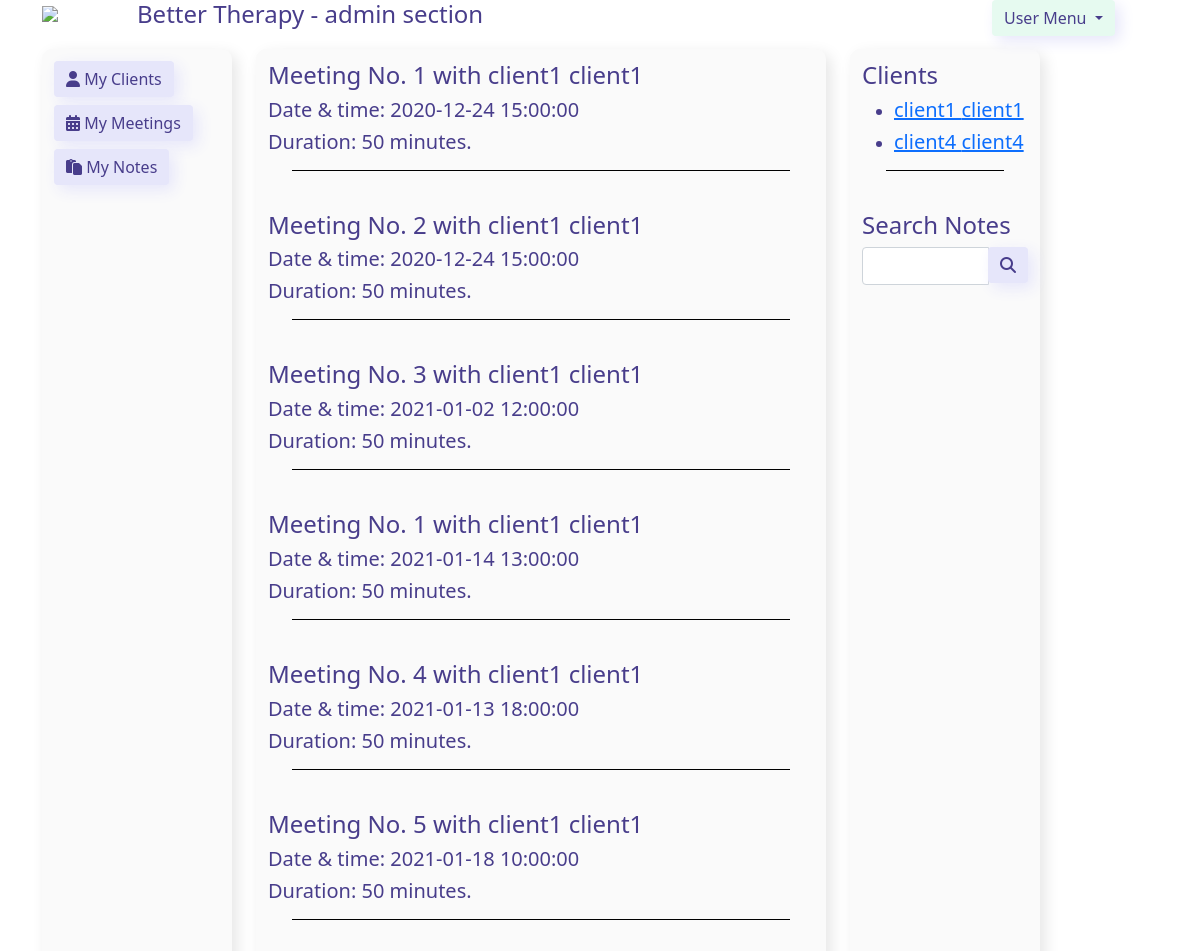
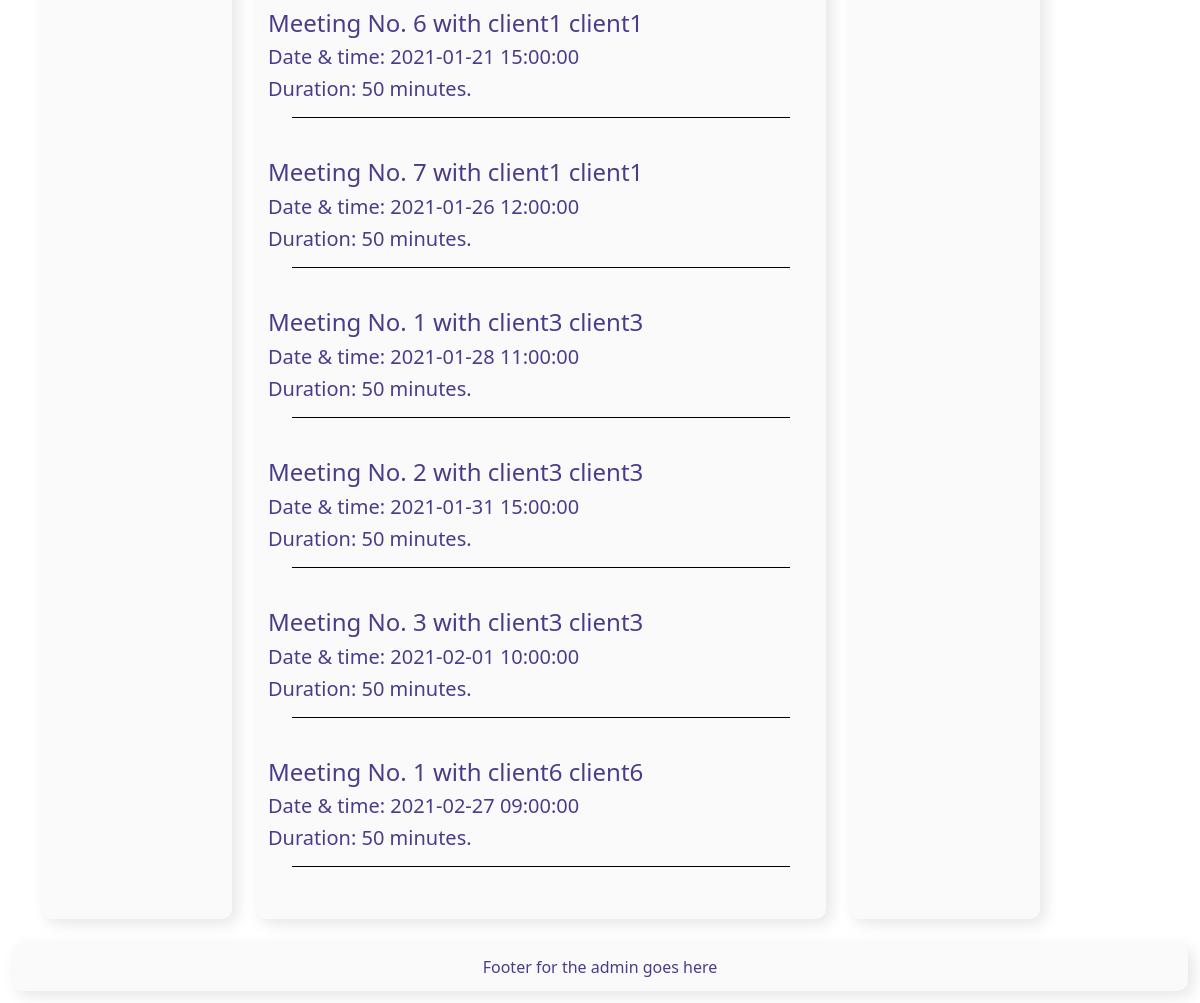
The app's page /code/admin/meetings.php with its own data (2 pictures, top to bottom).
### tables this page shows
CREATE TABLE meeting (  
    id int NOT NULL primary key AUTO_INCREMENT,
    client int DEFAULT 0,
    FOREIGN KEY (client) REFERENCES client(id) ON DELETE SET DEFAULT,
    therapist int DEFAULT 0,
    FOREIGN KEY (therapist) REFERENCES therapist(id) ON DELETE SET DEFAULT,
    clientNo int NOT NULL,
    dateTime DATETIME,
    duration int NOT NULL DEFAULT 50
    );

CREATE TABLE client (  
    id int NOT NULL primary key AUTO_INCREMENT,
    firstName varchar(50),
    lastName varchar(50),
    phone char(10),
    email varchar(50),
    password varchar(255) NOT NULL DEFAULT 'PASSWORD',
    createdAt DATETIME,
    lastSeen DATETIME,
    therapist int,
    FOREIGN KEY (therapist) REFERENCES therapist(id)
);

### code/models.php (called while the page is built, shortened)
<?php
$host = 'better_database';
$database = 'bettertherapy';
$user = 'better';
$pass = 'base2';
$charset = 'utf8mb4';
$dsn = "mysql:host=$host;dbname=$database;charset=$charset";
$options = [
    PDO::ATTR_ERRMODE => PDO::ERRMODE_EXCEPTION,
    PDO::ATTR_DEFAULT_FETCH_MODE => PDO::FETCH_ASSOC,
    PDO::ATTR_EMULATE_PREPARES => false,
];
try {
    $pdo = new PDO($dsn, $user, $pass, $options);
} catch (\PDOException $e) {
    throw new \PDOException($e->getMessage(), (int)$e->getCode());
}
function getClientList($therapist_id) {
    global $pdo;
    $client_list = $pdo->prepare('SELECT * from client WHERE therapist = ?');
    $client_list->execute([$therapist_id]);
    $result = $client_list->fetchAll();
    return $result;
};
function getClientDetails($client_id) {
    global $pdo;
    $client_list = $pdo->prepare('SELECT * from client WHERE id = ?');
    $client_list->execute([$client_id]);
    $result = $client_list->fetch();
    return $result;
};
function getMeetings($therapistId) {
    global $pdo;
    $meetings = $pdo->prepare('SELECT * from meeting WHERE therapist = ?');
    $meetings->execute([$therapistId]);
    $result = $meetings->fetchAll();
    return $result;
}

### code/admin/meetings.php (the view)
<?php include 'includes/admin_header.php' ?>
<?php include '../models.php'?>
<?php
$therapist = '1';
$meetings = getMeetings($therapist);?>
    <div class="container">
        <div class="row">
            <div class="col-2 admin-box">
                <?php include 'includes/admin_navigation.php' ?>
            </div>
            <div class="col-6 admin-box">
                <?php foreach ($meetings as $meeting) {
                    $clientDetails = getClientDetails($meeting['client']);
                    $clientName = $clientDetails['firstName'].' '.$clientDetails['lastName'];?>
                    <div class="row"><h4>Meeting No. <?php echo $meeting['clientNo'];?> with <?php echo $clientName;?></h4></div>
                    <div class="row"><h5>Date & time: <?php echo $meeting['dateTime'];?></h5></div>
                    <div class="row"><h5>Duration: <?php echo $meeting['duration'];?> minutes.</h5></div>
                    <div class="separator"></div>
                <?php } ?>
            </div>
            <?php include 'includes/admin_sidebar.php'?>
        </div>
    </div>
<?php include 'includes/admin_footer.php' ?>

### code/admin/includes/admin_header.php (shortened to what this page needs)
<!DOCTYPE html>
<html>
<head>
    <link href="https://cdn.jsdelivr.net/npm/bootstrap@5.0.1/dist/css/bootstrap.min.css"
    rel="stylesheet"
>
    <link rel="stylesheet" href="./styles/admin_style.css">
</head>
<body>
<div class="container test">
    <div class="row">
        <a class="col-1" href="./index.php">
            <img src="../content/images/logo.png" class="logo">
        </a>
        <div class="col-6 title">
            <h4 style="color:darkslateblue">Better Therapy - admin section</h4>
        </div>
        <div class="col-3"></div>
        <div class="col-2 dropdown">
            <button class="btn btn-info dropdown-toggle" type="button" id="dropdownMenuButton1" data-bs-toggle="dropdown" aria-expanded="false">
                User Menu
            </button>
        </div>
        </div>
</div>

### code/admin/includes/admin_navigation.php
<div>
    <div class='nav-item'>
            <a href="./clients.php" class='btn btn-primary'>
                <div class="fas fa-user">
                </div> My Clients</a>
    </div>
    <div class='nav-item'>
        <a href="./meetings.php" class='btn btn-primary'><div class="fas fa-calendar-alt"></div> My Meetings</a>
    </div>
    <div class='nav-item'>
        <a href="./notes.php" class='btn btn-primary'><div class="fas fa-clipboard"></div> My Notes</a>
    </div>
</div>

### code/admin/includes/admin_sidebar.php
<div class="col-2 admin-box">
    <h4>Clients</h4>
    <?php
    $therapist = '1';
    $clients = getClientList($therapist);
    ?>
    <ul>
            <?php foreach ($clients as $client) {
                ?><li>
                <h5>
                    <a href="./client_meeting.php?id=<?php echo $client['id'];?>">
                        <?php echo $client['firstName']." ".$client['lastName']?>
                    </a>
                </h5>
                </li>
    <?php } ?>
    </ul>
    <div class="separator"></div>
    <h4>Search Notes</h4>
    <form action="../admin/notes_search.php" method="get">
        <div class="input-group">
            <input type="text" name="search" class="form-control">
            <span class="input-group-btn">
                <button name="submit" class="btn btn-primary" type="submit">
                    <span class="fas fa-search"></span>
                </button>
            </span>
        </div>
    </form>
</div>

### code/admin/includes/admin_footer.php (shortened to what this page needs)
<footer class="admin-footer-box">
    <div class="container-fluid text-center text-md-left">
    Footer for the admin goes here
    </div>
</footer>
</body>
</html>

### code/admin/styles/admin_style.css (style rules this page uses)
* { box-sizing: border-box; }
.nav-item { margin-bottom: 1vh; }
.admin-box { background: rgb(250, 250, 250); box-shadow: 5px 5px 15px rgb(230, 230, 230); color:darkslateblue; margin: 1vw; border-radius: 10px; padding: 1vw; }
.admin-footer-box { background: rgb(250, 250, 250); box-shadow: 5px 5px 15px rgb(230, 230, 230); color:darkslateblue; margin: 1vw; border-radius: 10px; padding: 1vw; }
.btn-primary { background: rgb(230, 230, 250); color:darkslateblue; border: 0px solid gray; box-shadow: 5px 5px 15px rgb(230, 230, 250); }
.btn-info { background: rgb(230, 250, 240); color:darkslateblue; border: 0px solid gray; box-shadow: 5px 5px 15px rgb(230, 230, 250); }
.separator { height: 1px; background: black; margin: 1vh 3vh 5vh 3vh; }
.logo { max-height: 40px; }
.title { display: flex; align-items: center; justify-items: center; }

### records on screen
meeting: clientNo "1", client.lastName "client1 client1", dateTime "2020-12-24 15:00:00", duration "50"
meeting: clientNo "2", client.lastName "client1 client1", dateTime "2020-12-24 15:00:00", duration "50"
meeting: clientNo "3", client.lastName "client1 client1", dateTime "2021-01-02 12:00:00", duration "50"
meeting: clientNo "1", client.lastName "client1 client1", dateTime "2021-01-14 13:00:00", duration "50"
meeting: clientNo "4", client.lastName "client1 client1", dateTime "2021-01-13 18:00:00", duration "50"
meeting: clientNo "5", client.lastName "client1 client1", dateTime "2021-01-18 10:00:00", duration "50"
meeting: clientNo "6", client.lastName "client1 client1", dateTime "2021-01-21 15:00:00", duration "50"
meeting: clientNo "7", client.lastName "client1 client1", dateTime "2021-01-26 12:00:00", duration "50"
meeting: clientNo "1", client.lastName "client3 client3", dateTime "2021-01-28 11:00:00", duration "50"
meeting: clientNo "2", client.lastName "client3 client3", dateTime "2021-01-31 15:00:00", duration "50"
meeting: clientNo "3", client.lastName "client3 client3", dateTime "2021-02-01 10:00:00", duration "50"
meeting: clientNo "1", client.lastName "client6 client6", dateTime "2021-02-27 09:00:00", duration "50"
client: firstName "client1", lastName "client1"
client: firstName "client4", lastName "client4"
